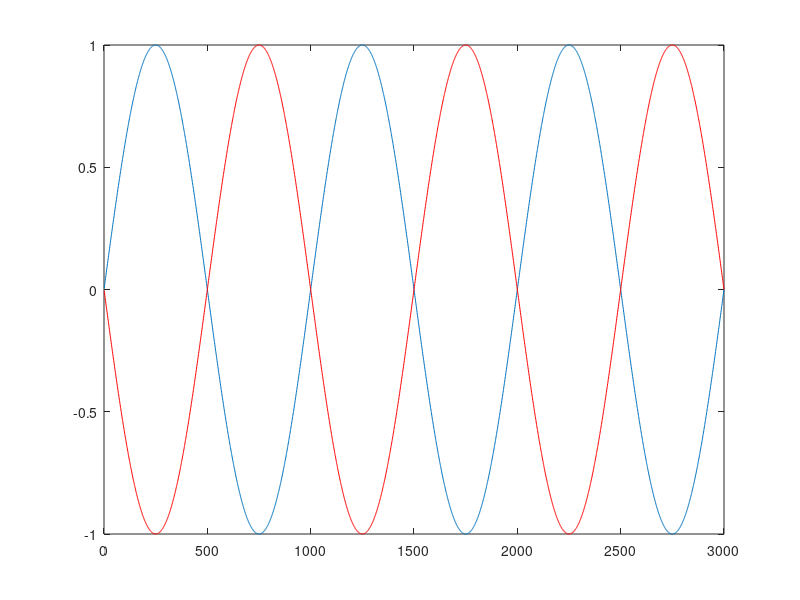

This figure's MATLAB source:

t = 1:1:3000;


%% leg1
phase = 0;
amplitude = 1;
offset = 0;

p = 1;

pos1 = offset + amplitude*sin((2*pi*t)/(1000*p)+phase);


%% leg2
phase = pi;
amplitude = 1;
offset = 0;
p = 1;

pos2 = offset + amplitude*sin((2*pi*t)/(1000*p)+phase);

figure(1)
plot(t,pos1)
hold on
plot(t,pos2,'r')

hold off